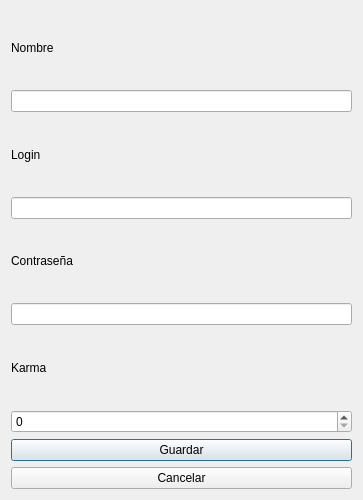
<?xml version="1.0" encoding="UTF-8"?>
<ui version="4.0">
 <class>DTablaCrear</class>
 <widget class="QDialog" name="DTablaCrear">
  <property name="geometry">
   <rect>
    <x>0</x>
    <y>0</y>
    <width>363</width>
    <height>500</height>
   </rect>
  </property>
  <property name="windowTitle">
   <string>Dialog</string>
  </property>
  <layout class="QVBoxLayout" name="verticalLayout">
   <item>
    <widget class="QLabel" name="label">
     <property name="text">
      <string>Nombre</string>
     </property>
    </widget>
   </item>
   <item>
    <widget class="QLineEdit" name="lNombre"/>
   </item>
   <item>
    <widget class="QLabel" name="label_2">
     <property name="text">
      <string>Login</string>
     </property>
    </widget>
   </item>
   <item>
    <widget class="QLineEdit" name="lLogin"/>
   </item>
   <item>
    <widget class="QLabel" name="label_3">
     <property name="text">
      <string>Contraseña</string>
     </property>
    </widget>
   </item>
   <item>
    <widget class="QLineEdit" name="lContra">
     <property name="text">
      <string/>
     </property>
    </widget>
   </item>
   <item>
    <widget class="QLabel" name="label_4">
     <property name="text">
      <string>Karma</string>
     </property>
    </widget>
   </item>
   <item>
    <widget class="QSpinBox" name="sKarma"/>
   </item>
   <item>
    <widget class="QPushButton" name="bGuardar">
     <property name="text">
      <string>Guardar</string>
     </property>
    </widget>
   </item>
   <item>
    <widget class="QPushButton" name="bCancelar">
     <property name="text">
      <string>Cancelar</string>
     </property>
    </widget>
   </item>
  </layout>
 </widget>
 <resources/>
 <connections/>
</ui>
